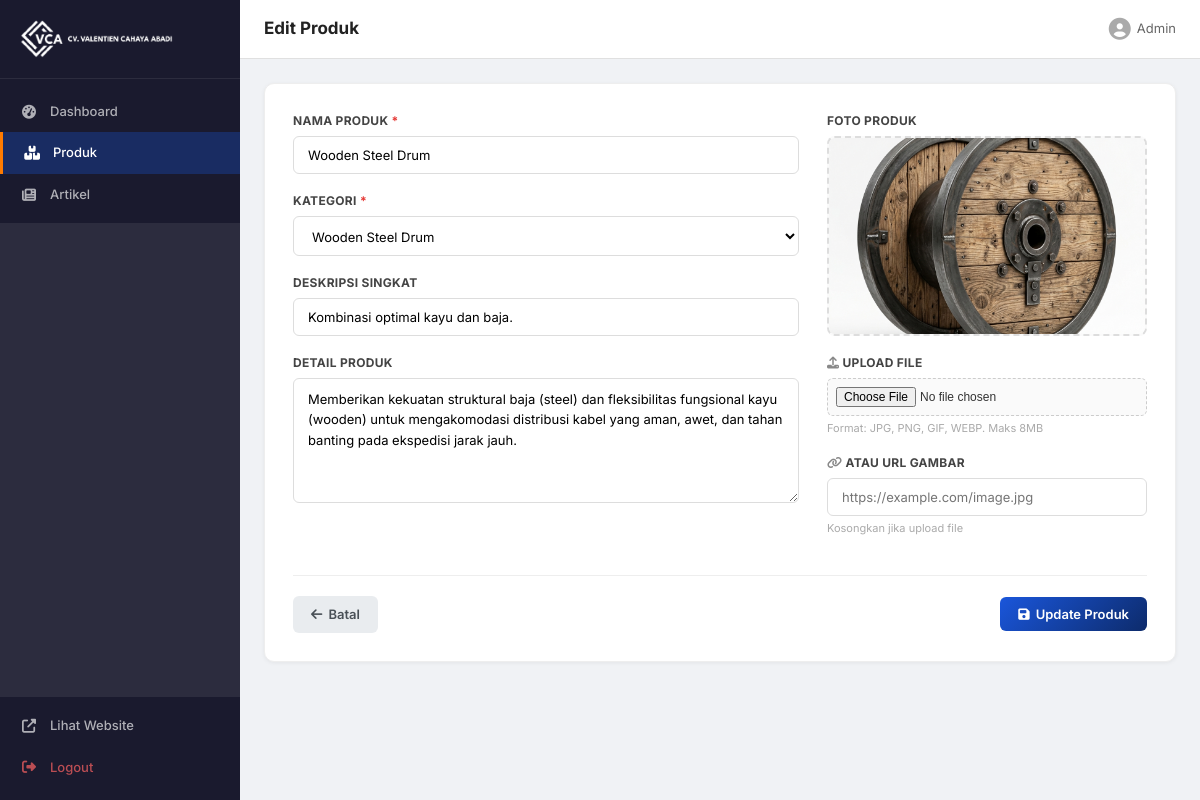
The page /admin/products/edit/3 (signed in) on the database its author committed.
### tables this page shows
CREATE TABLE products (
            id          INTEGER PRIMARY KEY AUTOINCREMENT,
            name        TEXT    NOT NULL,
            category    TEXT    NOT NULL,
            description TEXT,
            detail      TEXT,
            image       TEXT,
            created_at  TIMESTAMP DEFAULT CURRENT_TIMESTAMP,
            FOREIGN KEY (category) REFERENCES categories(slug)
        );

### app.py (the view, shortened to what this page needs)
@app.route("/admin/products/edit/<int:product_id>", methods=["GET", "POST"])
@login_required
def admin_product_edit(product_id):
    db = get_db()
    product = db.execute("SELECT * FROM products WHERE id = ?", (product_id,)).fetchone()
    categories = db.execute("SELECT * FROM categories ORDER BY id").fetchall()
    if not product:
        flash("Produk tidak ditemukan.", "error")
        return redirect(url_for("admin_products"))
    return render_template("admin/product_form.html", categories=categories, product=product)

### app.py (called while the page is built)
def get_db():
    if "db" not in g:
        g.db = sqlite3.connect(DATABASE)
        g.db.row_factory = sqlite3.Row
    return g.db

def login_required(f):
    @wraps(f)
    def decorated(*args, **kwargs):
        if not session.get("admin_logged_in"):
            flash("Silakan login terlebih dahulu.", "warning")
            return redirect(url_for("admin_login"))
        return f(*args, **kwargs)
    return decorated

### templates/admin/product_form.html (shortened to what this page needs)
{% extends "admin/base.html" %}
{% block page_title %}{{ 'Edit Produk' if product else 'Tambah Produk Baru' }}{% endblock %}
{% block content %}
<div class="form-container">
    <form method="POST" enctype="multipart/form-data"
          action="{{ url_for('admin_product_edit', product_id=product.id) if product else url_for('admin_product_add') }}">
        <div class="form-grid">
            <div class="form-left">
                <div class="form-group">
                    <label for="name">Nama Produk <span class="required">*</span></label>
                    <input type="text" id="name" name="name" value="{{ product.name if product else '' }}" required
                           placeholder="Contoh: Haspel Kayu Standar">
                </div>
                <div class="form-group">
                    <label for="category">Kategori <span class="required">*</span></label>
                    <select id="category" name="category" required>
                        {% for cat in categories %}
                        <option value="{{ cat.slug }}" {{ 'selected' if product and product.category == cat.slug else '' }}>
                            {{ cat.name }}
                        </option>
                        {% endfor %}
                    </select>
                </div>
                <div class="form-group">
                    <label for="description">Deskripsi Singkat</label>
                    <input type="text" id="description" name="description"
                           value="{{ product.description if product else '' }}"
                           placeholder="Contoh: Ukuran: 120cm x 80cm | Bahan: Kayu Keras">
                </div>
                <div class="form-group">
                    <label for="detail">Detail Produk</label>
                    <textarea id="detail" name="detail" rows="5"
                              placeholder="Tulis deskripsi lengkap produk...">{{ product.detail if product else '' }}</textarea>
                </div>
            </div>
            <div class="form-right">
                <div class="form-group">
                    <label>Foto Produk</label>
                    <div class="image-preview" id="image-preview">
                        {% if product and product.image %}
                            {% if product.image.startswith('uploads/') %}
                            <img src="{{ url_for('static', filename=product.image) }}" alt="Preview" id="preview-img">
                            {% else %}
                            <img src="{{ product.image }}" alt="Preview" id="preview-img">
                            {% endif %}
                        {% else %}
                        <div class="preview-placeholder" id="preview-placeholder">
                            <i class="fas fa-cloud-upload-alt"></i>
                            <p>Upload foto produk</p>
                        </div>
                        {% endif %}
                    </div>
                </div>
                <div class="form-group">
                    <label for="image_file"><i class="fas fa-upload"></i> Upload File</label>
                    <input type="file" id="image_file" name="image_file" accept="image/*" onchange="previewFile(this)">
                    <small class="form-hint">Format: JPG, PNG, GIF, WEBP. Maks 8MB</small>
                </div>
                <div class="form-group">
                    <label for="image_url"><i class="fas fa-link"></i> Atau URL Gambar</label>
                    <input type="text" id="image_url" name="image_url"
                           value="{{ product.image if product and product.image and not product.image.startswith('uploads/') else '' }}"
                           placeholder="https://example.com/image.jpg">
                    <small class="form-hint">Kosongkan jika upload file</small>
                </div>
            </div>
        </div>
        <div class="form-actions">
            <a href="{{ url_for('admin_products') }}" class="btn btn-secondary">
                <i class="fas fa-arrow-left"></i> Batal
            </a>
            <button type="submit" class="btn btn-primary">
                <i class="fas fa-save"></i> {{ 'Update Produk' if product else 'Simpan Produk' }}
            </button>
        </div>
    </form>
</div>
{% endblock %}

### static/admin.css (style rules this page uses)
*,*::before,*::after { margin:0; padding:0; box-sizing:border-box; }
body { font-family: 'Inter', 'Segoe UI', sans-serif; background: #f0f2f5; color: #333; line-height: 1.5; }
.btn { display: inline-flex; align-items: center; gap: 6px; padding: 9px 18px; font-size: 13px; font-weight: 600; font-family: inherit; border: none; border-radius: 6px; cursor: pointer; transition: all 0.15s; text-decoration: none; }
.btn-primary { background: linear-gradient(135deg, #1a56db, #0d2b6b); color: #fff; }
.btn-secondary { background: #e9ecef; color: #495057; }
.form-container { background: #fff; border-radius: 10px; padding: 28px; box-shadow: 0 1px 4px rgba(0,0,0,0.06); border: 1px solid #eee; }
.form-grid { display: grid; grid-template-columns: 1fr 320px; gap: 28px; }
.form-group { margin-bottom: 18px; }
.form-group label { display: block; font-size: 12px; font-weight: 700; color: #444; margin-bottom: 6px; text-transform: uppercase; letter-spacing: 0.3px; }
.form-group label i { color: #888; }
.required { color: #e53935; }
.form-group input[type="text"], .form-group input[type="password"], .form-group textarea, .form-group select { width: 100%; padding: 10px 14px; border: 1px solid #ddd; border-radius: 6px; font-size: 13px; font-family: inherit; outline: none; transition: border-color 0.2s, box-shadow 0.2s; background: #fff; }
.form-group textarea { resize: vertical; line-height: 1.6; }
.form-group input[type="file"] { width: 100%; padding: 8px; font-size: 12px; border: 1px dashed #ccc; border-radius: 6px; background: #fafafa; cursor: pointer; }
.form-hint { display: block; font-size: 11px; color: #aaa; margin-top: 4px; }
.image-preview { width: 100%; height: 200px; border: 2px dashed #ddd; border-radius: 8px; overflow: hidden; display: flex; align-items: center; justify-content: center; background: #fafafa; margin-bottom: 12px; }
.image-preview img { width: 100%; height: 100%; object-fit: cover; }
.form-actions { display: flex; justify-content: space-between; align-items: center; padding-top: 20px; margin-top: 20px; border-top: 1px solid #eee; }

### rows shown on the page
products: name "Wooden Steel Drum", description "Kombinasi optimal kayu dan baja.", detail "Memberikan kekuatan struktural baja (steel) dan fleksibilitas fungsional kayu (wooden) untuk mengakomodasi distribusi kabel yang aman, awet, dan tahan banting pada ekspedisi jarak jauh.", image (picture)

### other values the page prints
{{ 'Edit Produk' if product else 'Tambah Produk Baru' }} "Edit Produk"
{{ 'Update Produk' if product else 'Simpan Produk' }} "Update Produk"
form field category "Wooden Steel Drum"
